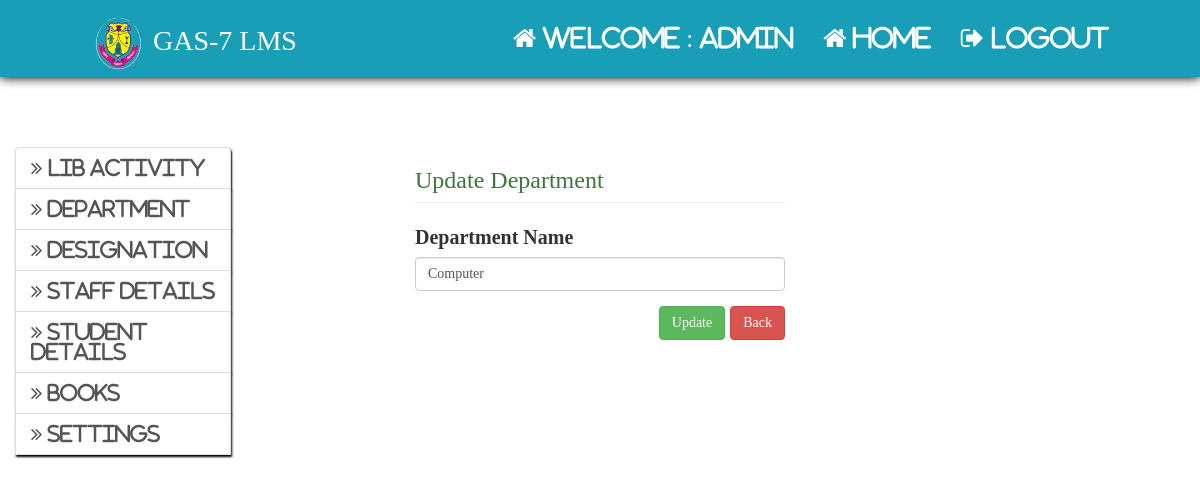
Page /admin/update_staff_dep.php?id=1 (signed in) on the earlier database version.
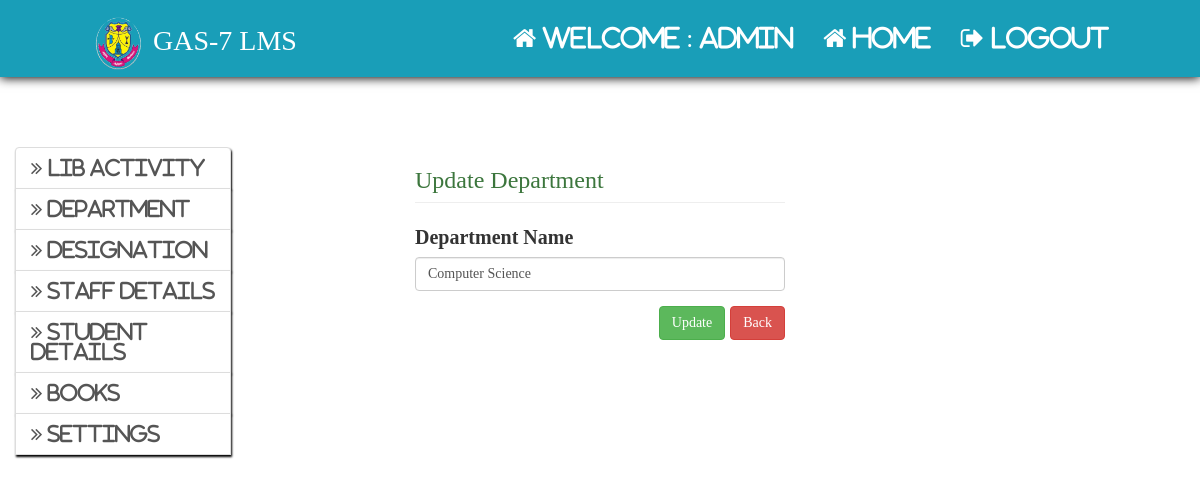
Same page on the later database version.
### tables this page shows
CREATE TABLE `staff_department` (
  `id` int(11) NOT NULL AUTO_INCREMENT,
  `s_d_name` varchar(64) NOT NULL,
  PRIMARY KEY (`id`)
);

### admin/update_staff_dep.php (the view, shortened to what this page needs)
<html>
	<head>
		<?php
			include"../include/head.php";
		?>
	</head>
	<body>
		<?php include"admin_home_nav.php";?>
		<div class="col-md-3" style="margin-top:50px">
			<?php
				include"admin_sidenav.php";
			?>
		</div>
		<div class="col-md-offset-1 col-md-4" style="margin-top:30px;">
			<?php
				$sql="select * from staff_department where id={$_GET['id']}";
				$res=$con->query($sql);
				if($res->num_rows>0)
				{
					if($row=$res->fetch_assoc())
					{
			?>
			<form method="post" action="<?php echo $_SERVER["REQUEST_URI"];?>">
				<h3 class="page-header text-success">Update Department</h3>
				<div class="form-group">
					<label>Department Name</label>
					<input type="text" class="form-control"  name="dname" value="<?php echo $row["s_d_name"];?>">
				</div>
				<div class="form-group pull-right">
					<input type="submit" name="update" value="Update" class="btn btn-success">
					<a href='add_staff_dep.php' class='btn btn-danger'> Back</a>
				</div>
			</form>
			<?php
					}
				} else{
					header("location:add_staff_dep.php");
				}
			?>
		</div>
	</body>
</html>

Differences in the rows shown:
changed staff_department: dname "Computer" → "Computer Science"
